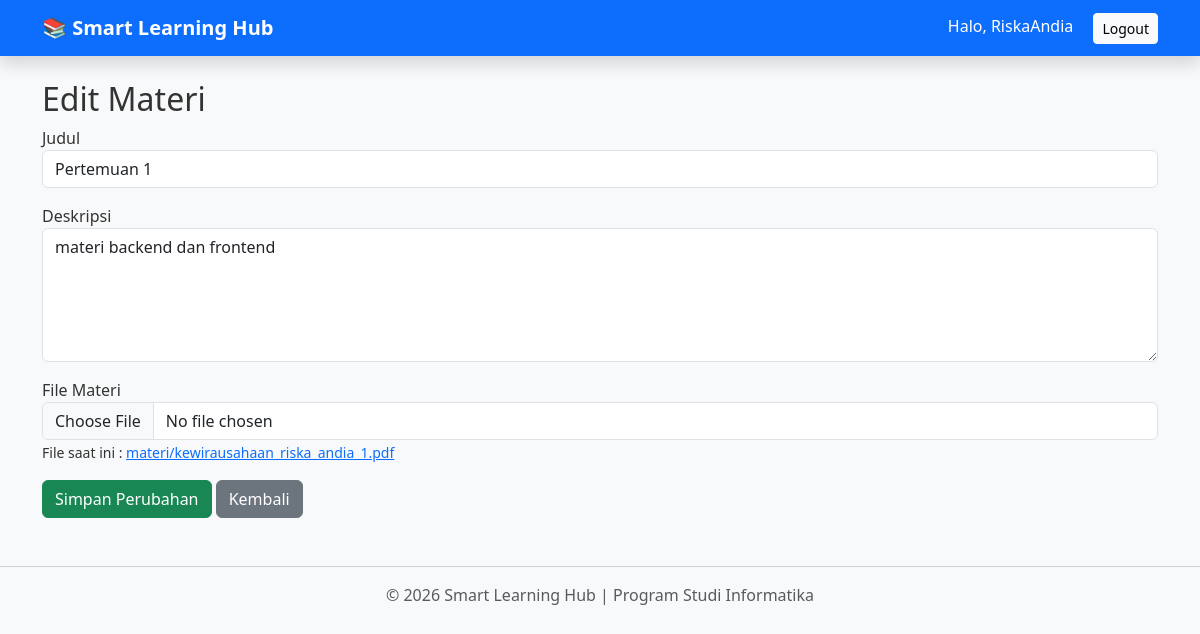
Screenshot of /materi/1/edit/ (signed in) with the database file from the repository.
### learning/models.py (models this page shows, shortened)
class Materi(models.Model):
    course = models.ForeignKey(Course, on_delete=models.CASCADE)
    judul = models.CharField(max_length=200)
    deskripsi = models.TextField()
    file = models.FileField(upload_to='materi/')
    tanggal_upload = models.DateTimeField(auto_now_add=True)

### learning/views.py (the view, shortened to what this page needs)
@login_required
def edit_materi(request, materi_id):
    profile = Profile.objects.get(user=request.user)
    if profile.role != "dosen":
        return redirect("dashboard")
    dosen = get_object_or_404(Dosen, user=request.user)
    materi = get_object_or_404(
        Materi,
        id=materi_id,
        course__dosen=dosen
    )
    return render(
        request,
        "upload_materi.html",
        {
            "course": materi.course,
            "materi": materi,
            "edit": True
        }
    )

### learning/templates/upload_materi.html (shortened to what this page needs)
{% extends 'base.html' %}
{% block content %}
<h2>
{% if edit %}
Edit Materi
{% else %}
Upload Materi
{% endif %}
</h2>
<form method="POST" enctype="multipart/form-data">
    <div class="mb-3">
        <label>Judul</label>
        <input
            type="text"
            name="judul"
            class="form-control"
            value="{% if edit %}{{ materi.judul }}{% endif %}"
            required>
    </div>
    <div class="mb-3">
        <label>Deskripsi</label>
        <textarea
            name="deskripsi"
            class="form-control"
            rows="5"
            required>{% if edit %}{{ materi.deskripsi }}{% endif %}</textarea>
    </div>
    <div class="mb-3">
        <label>File Materi</label>
        <input
            type="file"
            name="file"
            class="form-control">
        {% if edit %}
        <small>
            File saat ini :
            <a href="{{ materi.file.url }}">
                {{ materi.file.name }}
            </a>
        </small>
        {% endif %}
    </div>
    <button type="submit" class="btn btn-success">
        {% if edit %}
        Simpan Perubahan
        {% else %}
        Upload Materi
        {% endif %}
    </button>
    <a href="{% url 'detail_course' course.id %}" class="btn btn-secondary">
        Kembali
    </a>
</form>
{% endblock %}

### learning/templates/base.html (shortened to what this page needs)
{% load static %}
<!DOCTYPE html>
<html lang="id">
<head>
    <link href="https://cdn.jsdelivr.net/npm/bootstrap@5.3.3/dist/css/bootstrap.min.css" rel="stylesheet">
    <link rel="stylesheet" href="{% static 'css/style.css' %}">
</head>
<body class="bg-light">
    <nav class="navbar navbar-expand-lg navbar-dark bg-primary shadow">
        <div class="container">
            <a class="navbar-brand fw-bold" href="{% url 'dashboard' %}">
                📚 Smart Learning Hub
            </a>
            <div class="ms-auto">
                {% if user.is_authenticated %}
                    <span class="text-white me-3">
                        Halo, {{ user.username }}
                    </span>
                    <a href="{% url 'logout' %}" class="btn btn-light btn-sm">
                        Logout
                    </a>
                {% endif %}
            </div>
        </div>
    </nav>
    <div class="container mt-4">
        {% block content %}
        {% endblock %}
    </div>
    <footer class="text-center mt-5 mb-3 text-muted">
        <hr>
        <p>
            © 2026 Smart Learning Hub | Program Studi Informatika
        </p>
    </footer>
</body>
</html>

### learning/static/css/style.css (style rules this page uses)
* { margin:0; padding:0; box-sizing:border-box; }
body { font-family:Segoe UI, Tahoma, Geneva, Verdana, sans-serif; background:#f4f6f9; color:#333; }

### rows the page displays
Materi: judul "Pertemuan 1", deskripsi "materi backend dan frontend", file.name "materi/kewirausahaan_riska_andia_1.pdf"

### other values shown
{{ user.username }} "RiskaAndia"
